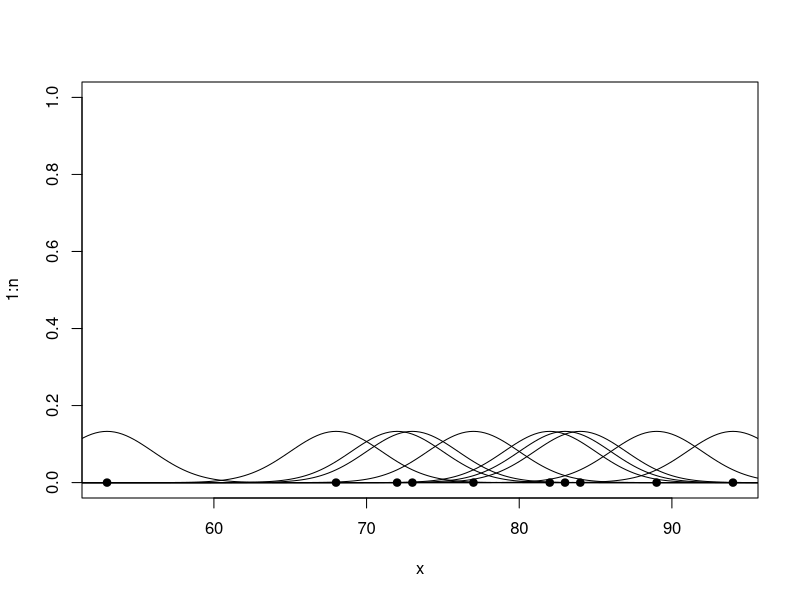

Recreate this plot in R. (Note: this script raises an error after producing the figure.)
x = c(53,94,77,83,84,72,89,68,73,82)
n = length(x)
bw = 3
#windows( 9 , 5 )
plot( x , 1:n , type="n" , ylim=c(0,1) )
  points( x , rep(0,n) , pch=19 )
  x0 = seq(40,110,0.25)
  for( i in 1:n ) lines( x0 , dnorm(x0,x[i],bw) )
  y = kde( x0 , x , bw ) 
  lines( x0 , y , lwd=4 , col="blue")
  
#windows( 9 , 5 )
plot( x , 1:n , type="n" , ylim=c(0,1) )
  points( x , rep(0,n) , pch=19 )
  x0 = seq(40,110,0.25)
  for( i in 1:n ) lines( x0 , dunif(x0,x[i]-bw,x[i]+bw) )
  y = kde.uniform( x0 , x , bw ) 
  lines( x0 , y , lwd=2 , col="red")
  
kde = function( xvec , x , bw )
{
  m = length( xvec )
  n = length( x )
  y = matrix( 0 , nrow=n , ncol=m )
  for ( i in 1:n ) y[i,] = dnorm( xvec , x[i] , bw )
  z = apply( y , 2 , sum ) 
  return( z )
}
  
kde.uniform = function( xvec , x , bw )
{
  m = length( xvec )
  n = length( x )
  y = matrix( 0 , nrow=n , ncol=m )
  for ( i in 1:n ) y[i,] = dunif( xvec , min=x[i]-bw , max=x[i]+bw )
  z = apply( y , 2 , sum ) 
  return( z )
}
  